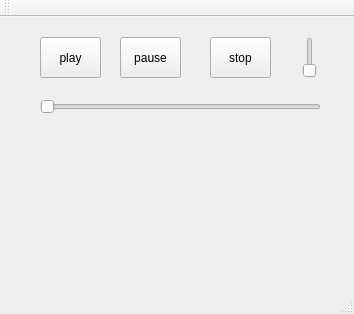
<?xml version="1.0" encoding="UTF-8"?>
<ui version="4.0">
 <class>MainWindow</class>
 <widget class="QMainWindow" name="MainWindow">
  <property name="geometry">
   <rect>
    <x>0</x>
    <y>0</y>
    <width>354</width>
    <height>314</height>
   </rect>
  </property>
  <property name="windowTitle">
   <string>MainWindow</string>
  </property>
  <widget class="QWidget" name="centralWidget">
   <widget class="QPushButton" name="playButton">
    <property name="geometry">
     <rect>
      <x>40</x>
      <y>20</y>
      <width>61</width>
      <height>41</height>
     </rect>
    </property>
    <property name="text">
     <string>play</string>
    </property>
   </widget>
   <widget class="QPushButton" name="pauseButton">
    <property name="geometry">
     <rect>
      <x>120</x>
      <y>20</y>
      <width>61</width>
      <height>41</height>
     </rect>
    </property>
    <property name="text">
     <string>pause</string>
    </property>
   </widget>
   <widget class="QPushButton" name="stopButton">
    <property name="geometry">
     <rect>
      <x>210</x>
      <y>20</y>
      <width>61</width>
      <height>41</height>
     </rect>
    </property>
    <property name="text">
     <string>stop</string>
    </property>
   </widget>
   <widget class="QSlider" name="timeSlider">
    <property name="geometry">
     <rect>
      <x>40</x>
      <y>80</y>
      <width>281</width>
      <height>19</height>
     </rect>
    </property>
    <property name="orientation">
     <enum>Qt::Horizontal</enum>
    </property>
   </widget>
   <widget class="QSlider" name="volumeSlider">
    <property name="geometry">
     <rect>
      <x>300</x>
      <y>20</y>
      <width>20</width>
      <height>41</height>
     </rect>
    </property>
    <property name="orientation">
     <enum>Qt::Vertical</enum>
    </property>
   </widget>
   <widget class="QLabel" name="TimeLabel">
    <property name="geometry">
     <rect>
      <x>230</x>
      <y>100</y>
      <width>91</width>
      <height>16</height>
     </rect>
    </property>
    <property name="text">
     <string/>
    </property>
   </widget>
   <widget class="QWidget" name="horizontalLayoutWidget">
    <property name="geometry">
     <rect>
      <x>10</x>
      <y>120</y>
      <width>331</width>
      <height>131</height>
     </rect>
    </property>
    <layout class="QHBoxLayout" name="equalizerLayout"/>
   </widget>
  </widget>
  <widget class="QMenuBar" name="menuBar">
   <property name="geometry">
    <rect>
     <x>0</x>
     <y>0</y>
     <width>354</width>
     <height>21</height>
    </rect>
   </property>
  </widget>
  <widget class="QToolBar" name="mainToolBar">
   <attribute name="toolBarArea">
    <enum>TopToolBarArea</enum>
   </attribute>
   <attribute name="toolBarBreak">
    <bool>false</bool>
   </attribute>
  </widget>
  <widget class="QStatusBar" name="statusBar"/>
 </widget>
 <layoutdefault spacing="6" margin="11"/>
 <resources/>
 <connections/>
</ui>
